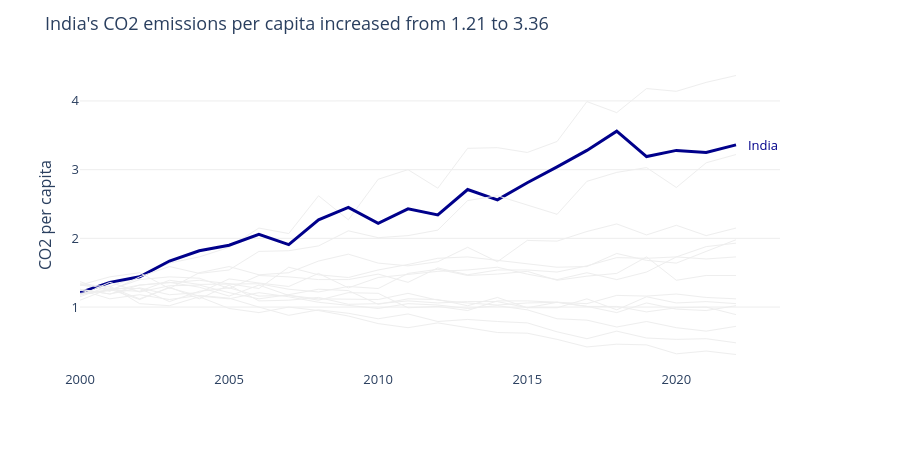

Notebook code for this chart:
### Markdown cell above
## Task 1 - A line chart showing CO2 per Capita for all countries in the dataset

**Requirements:**
- All countries shown (for context), but only **one highlighted in colour** — your choice which
- All other lines in grey (#EEEEEE), thinner
- Highlighted country/countries **labelled directly** at the end of its line (not in a legend)
- Insight title that names the highlighted country/countries and its story

### Code cell
# Task 1 
# YOUR CODE HERE
# Task 1: CO2 per capita for all countries

# Select country to highlight
highlight = 'India'

# Identify the per-capita column
per_capita_col = next(
    col for col in df.columns
    if 'capita' in col.lower()
)

# Highlight India and grey out all other countries
color_map = {
    country: 'darkblue' if country == highlight else '#EEEEEE'
    for country in df['Country'].unique()
}

# Create line chart
fig = px.line(
    df,
    x='Year',
    y=per_capita_col,
    color='Country',
    color_discrete_map=color_map,
    labels={
        'Year': '',
        per_capita_col: 'CO2 per capita'
    },
    template='plotly_white',
    height=450
)

# Remove legend and reduce visual clutter
fig.update_traces(
    line=dict(width=1),
    showlegend=False
)

# Make India's line more prominent
fig.update_traces(
    line=dict(width=3),
    selector=dict(name=highlight)
)

# Get India's first and last observations
india = df[df['Country'] == highlight].sort_values('Year')

first_value = india.iloc[0][per_capita_col]
last_value = india.iloc[-1][per_capita_col]

# Create an insight title from the data
direction = 'increased' if last_value > first_value else 'decreased'

fig.update_layout(
    title=(
        f"India's CO2 emissions per capita {direction} "
        f"from {first_value:.2f} to {last_value:.2f}"
    ),
    yaxis=dict(gridcolor='#EEEEEE'),
    xaxis=dict(showgrid=False),
    font=dict(size=13),
    margin=dict(r=120)
)

# Label India directly at the end of the line
fig.add_annotation(
    x=india.iloc[-1]['Year'],
    y=last_value,
    text='India',
    showarrow=False,
    xanchor='left',
    xshift=10,
    font=dict(
        color='darkblue',
        size=13
    )
)

fig.show()

### Figure 1 — Plotly figure (JSON) as saved in the notebook; plotly's stock layout.template omitted (floating-point values rounded to 4 significant figures)
{"data": [{"hovertemplate": "Country=United States<br>=%{x}<br>CO2 per capita=%{y}<extra></extra>", "legendgroup": "United States", "line": {"color": "#EEEEEE", "dash": "solid", "width": 1}, "marker": {"symbol": "circle"}, "mode": "lines", "name": "United States", "orientation": "v", "showlegend": false, "type": "scatter", "x": [2000, 2001, 2002, 2003, 2004, 2005, 2006, 2007, 2008, 2009, 2010, 2011, 2012, 2013, 2014, 2015, 2016, 2017, 2018, 2019, 2020, 2021, 2022], "xaxis": "x", "y": [1.32, 1.26, 1.11, 1.29, 1.12, 1.32, 1.09, 1.1, 1.14, 1.04, 1.05, 1.09, 1.06, 1.08, 1.08, 0.99, 1.07, 1.01, 0.92, 1.06, 0.97, 0.95, 1.02], "yaxis": "y"}, {"hovertemplate": "Country=China<br>=%{x}<br>CO2 per capita=%{y}<extra></extra>", "legendgroup": "China", "line": {"color": "#EEEEEE", "dash": "solid", "width": 1}, "marker": {"symbol": "circle"}, "mode": "lines", "name": "China", "orientation": "v", "showlegend": false, "type": "scatter", "x": [2000, 2001, 2002, 2003, 2004, 2005, 2006, 2007, 2008, 2009, 2010, 2011, 2012, 2013, 2014, 2015, 2016, 2017, 2018, 2019, 2020, 2021, 2022], "xaxis": "x", "y": [1.32, 1.3, 1.45, 1.64, 1.73, 1.87, 2.15, 2.07, 2.62, 2.27, 2.86, 3.0, 2.73, 3.31, 3.32, 3.25, 3.41, 3.99, 3.83, 4.18, 4.14, 4.27, 4.37], "yaxis": "y"}, {"hovertemplate": "Country=India<br>=%{x}<br>CO2 per capita=%{y}<extra></extra>", "legendgroup": "India", "line": {"color": "darkblue", "dash": "solid", "width": 3}, "marker": {"symbol": "circle"}, "mode": "lines", "name": "India", "orientation": "v", "showlegend": false, "type": "scatter", "x": [2000, 2001, 2002, 2003, 2004, 2005, 2006, 2007, 2008, 2009, 2010, 2011, 2012, 2013, 2014, 2015, 2016, 2017, 2018, 2019, 2020, 2021, 2022], "xaxis": "x", "y": [1.21, 1.36, 1.44, 1.67, 1.82, 1.9, 2.06, 1.91, 2.27, 2.45, 2.22, 2.43, 2.34, 2.71, 2.56, 2.81, 3.04, 3.28, 3.56, 3.19, 3.28, 3.25, 3.36], "yaxis": "y"}, {"hovertemplate": "Country=Germany<br>=%{x}<br>CO2 per capita=%{y}<extra></extra>", "legendgroup": "Germany", "line": {"color": "#EEEEEE", "dash": "solid", "width": 1}, "marker": {"symbol": "circle"}, "mode": "lines", "name": "Germany", "orientation": "v", "showlegend": false, "type": "scatter", "x": [2000, 2001, 2002, 2003, 2004, 2005, 2006, 2007, 2008, 2009, 2010, 2011, 2012, 2013, 2014, 2015, 2016, 2017, 2018, 2019, 2020, 2021, 2022], "xaxis": "x", "y": [1.25, 1.12, 1.18, 1.11, 1.17, 1.13, 1.0, 0.88, 0.96, 0.91, 0.83, 0.9, 0.79, 0.82, 0.79, 0.77, 0.64, 0.54, 0.65, 0.55, 0.53, 0.54, 0.48], "yaxis": "y"}, {"hovertemplate": "Country=United Kingdom<br>=%{x}<br>CO2 per capita=%{y}<extra></extra>", "legendgroup": "United Kingdom", "line": {"color": "#EEEEEE", "dash": "solid", "width": 1}, "marker": {"symbol": "circle"}, "mode": "lines", "name": "United Kingdom", "orientation": "v", "showlegend": false, "type": "scatter", "x": [2000, 2001, 2002, 2003, 2004, 2005, 2006, 2007, 2008, 2009, 2010, 2011, 2012, 2013, 2014, 2015, 2016, 2017, 2018, 2019, 2020, 2021, 2022], "xaxis": "x", "y": [1.15, 1.31, 1.05, 1.02, 1.15, 0.98, 0.92, 1.0, 0.95, 0.87, 0.76, 0.7, 0.77, 0.7, 0.63, 0.62, 0.53, 0.42, 0.46, 0.45, 0.32, 0.36, 0.31], "yaxis": "y"}, {"hovertemplate": "Country=France<br>=%{x}<br>CO2 per capita=%{y}<extra></extra>", "legendgroup": "France", "line": {"color": "#EEEEEE", "dash": "solid", "width": 1}, "marker": {"symbol": "circle"}, "mode": "lines", "name": "France", "orientation": "v", "showlegend": false, "type": "scatter", "x": [2000, 2001, 2002, 2003, 2004, 2005, 2006, 2007, 2008, 2009, 2010, 2011, 2012, 2013, 2014, 2015, 2016, 2017, 2018, 2019, 2020, 2021, 2022], "xaxis": "x", "y": [1.34, 1.29, 1.12, 1.28, 1.16, 1.12, 1.21, 1.15, 1.07, 1.02, 0.98, 1.05, 1.03, 0.98, 1.02, 0.96, 0.83, 0.81, 0.71, 0.79, 0.7, 0.65, 0.72], "yaxis": "y"}, {"hovertemplate": "Country=Brazil<br>=%{x}<br>CO2 per capita=%{y}<extra></extra>", "legendgroup": "Brazil", "line": {"color": "#EEEEEE", "dash": "solid", "width": 1}, "marker": {"symbol": "circle"}, "mode": "lines", "name": "Brazil", "orientation": "v", "showlegend": false, "type": "scatter", "x": [2000, 2001, 2002, 2003, 2004, 2005, 2006, 2007, 2008, 2009, 2010, 2011, 2012, 2013, 2014, 2015, 2016, 2017, 2018, 2019, 2020, 2021, 2022], "xaxis": "x", "y": [1.26, 1.19, 1.32, 1.36, 1.39, 1.34, 1.27, 1.58, 1.47, 1.43, 1.54, 1.62, 1.71, 1.73, 1.68, 1.63, 1.58, 1.59, 1.78, 1.68, 1.64, 1.81, 1.98], "yaxis": "y"}, {"hovertemplate": "Country=Japan<br>=%{x}<br>CO2 per capita=%{y}<extra></extra>", "legendgroup": "Japan", "line": {"color": "#EEEEEE", "dash": "solid", "width": 1}, "marker": {"symbol": "circle"}, "mode": "lines", "name": "Japan", "orientation": "v", "showlegend": false, "type": "scatter", "x": [2000, 2001, 2002, 2003, 2004, 2005, 2006, 2007, 2008, 2009, 2010, 2011, 2012, 2013, 2014, 2015, 2016, 2017, 2018, 2019, 2020, 2021, 2022], "xaxis": "x", "y": [1.1, 1.27, 1.27, 1.08, 1.23, 1.28, 1.16, 1.17, 1.1, 1.21, 1.2, 0.99, 1.01, 0.95, 1.09, 1.09, 1.07, 1.01, 1.01, 0.93, 0.99, 1.0, 0.89], "yaxis": "y"}, {"hovertemplate": "Country=Canada<br>=%{x}<br>CO2 per capita=%{y}<extra></extra>", "legendgroup": "Canada", "line": {"color": "#EEEEEE", "dash": "solid", "width": 1}, "marker": {"symbol": "circle"}, "mode": "lines", "name": "Canada", "orientation": "v", "showlegend": false, "type": "scatter", "x": [2000, 2001, 2002, 2003, 2004, 2005, 2006, 2007, 2008, 2009, 2010, 2011, 2012, 2013, 2014, 2015, 2016, 2017, 2018, 2019, 2020, 2021, 2022], "xaxis": "x", "y": [1.17, 1.36, 1.22, 1.31, 1.32, 1.21, 1.12, 1.18, 1.26, 1.24, 1.04, 1.12, 1.11, 1.02, 1.14, 0.99, 0.99, 1.12, 0.96, 1.15, 1.06, 1.08, 1.05], "yaxis": "y"}, {"hovertemplate": "Country=Australia<br>=%{x}<br>CO2 per capita=%{y}<extra></extra>", "legendgroup": "Australia", "line": {"color": "#EEEEEE", "dash": "solid", "width": 1}, "marker": {"symbol": "circle"}, "mode": "lines", "name": "Australia", "orientation": "v", "showlegend": false, "type": "scatter", "x": [2000, 2001, 2002, 2003, 2004, 2005, 2006, 2007, 2008, 2009, 2010, 2011, 2012, 2013, 2014, 2015, 2016, 2017, 2018, 2019, 2020, 2021, 2022], "xaxis": "x", "y": [1.26, 1.19, 1.28, 1.18, 1.21, 1.41, 1.35, 1.3, 1.49, 1.28, 1.43, 1.47, 1.52, 1.54, 1.58, 1.48, 1.4, 1.5, 1.4, 1.51, 1.73, 1.7, 1.73], "yaxis": "y"}, {"hovertemplate": "Country=South Korea<br>=%{x}<br>CO2 per capita=%{y}<extra></extra>", "legendgroup": "South Korea", "line": {"color": "#EEEEEE", "dash": "solid", "width": 1}, "marker": {"symbol": "circle"}, "mode": "lines", "name": "South Korea", "orientation": "v", "showlegend": false, "type": "scatter", "x": [2000, 2001, 2002, 2003, 2004, 2005, 2006, 2007, 2008, 2009, 2010, 2011, 2012, 2013, 2014, 2015, 2016, 2017, 2018, 2019, 2020, 2021, 2022], "xaxis": "x", "y": [1.32, 1.44, 1.5, 1.27, 1.5, 1.59, 1.47, 1.5, 1.67, 1.77, 1.64, 1.6, 1.66, 1.87, 1.66, 1.97, 1.96, 2.1, 2.21, 2.05, 2.19, 2.04, 2.15], "yaxis": "y"}, {"hovertemplate": "Country=Russia<br>=%{x}<br>CO2 per capita=%{y}<extra></extra>", "legendgroup": "Russia", "line": {"color": "#EEEEEE", "dash": "solid", "width": 1}, "marker": {"symbol": "circle"}, "mode": "lines", "name": "Russia", "orientation": "v", "showlegend": false, "type": "scatter", "x": [2000, 2001, 2002, 2003, 2004, 2005, 2006, 2007, 2008, 2009, 2010, 2011, 2012, 2013, 2014, 2015, 2016, 2017, 2018, 2019, 2020, 2021, 2022], "xaxis": "x", "y": [1.19, 1.24, 1.32, 1.36, 1.29, 1.16, 1.32, 1.17, 1.12, 1.11, 1.11, 1.2, 1.1, 1.06, 1.03, 1.06, 1.07, 1.05, 1.17, 1.16, 1.19, 1.14, 1.12], "yaxis": "y"}, {"hovertemplate": "Country=South Africa<br>=%{x}<br>CO2 per capita=%{y}<extra></extra>", "legendgroup": "South Africa", "line": {"color": "#EEEEEE", "dash": "solid", "width": 1}, "marker": {"symbol": "circle"}, "mode": "lines", "name": "South Africa", "orientation": "v", "showlegend": false, "type": "scatter", "x": [2000, 2001, 2002, 2003, 2004, 2005, 2006, 2007, 2008, 2009, 2010, 2011, 2012, 2013, 2014, 2015, 2016, 2017, 2018, 2019, 2020, 2021, 2022], "xaxis": "x", "y": [1.2, 1.25, 1.23, 1.39, 1.33, 1.34, 1.34, 1.26, 1.22, 1.3, 1.27, 1.49, 1.55, 1.46, 1.48, 1.52, 1.39, 1.45, 1.49, 1.73, 1.39, 1.46, 1.46], "yaxis": "y"}, {"hovertemplate": "Country=Mexico<br>=%{x}<br>CO2 per capita=%{y}<extra></extra>", "legendgroup": "Mexico", "line": {"color": "#EEEEEE", "dash": "solid", "width": 1}, "marker": {"symbol": "circle"}, "mode": "lines", "name": "Mexico", "orientation": "v", "showlegend": false, "type": "scatter", "x": [2000, 2001, 2002, 2003, 2004, 2005, 2006, 2007, 2008, 2009, 2010, 2011, 2012, 2013, 2014, 2015, 2016, 2017, 2018, 2019, 2020, 2021, 2022], "xaxis": "x", "y": [1.18, 1.25, 1.4, 1.44, 1.42, 1.27, 1.46, 1.44, 1.4, 1.4, 1.48, 1.36, 1.57, 1.47, 1.54, 1.54, 1.51, 1.6, 1.72, 1.71, 1.73, 1.88, 1.93], "yaxis": "y"}, {"hovertemplate": "Country=Indonesia<br>=%{x}<br>CO2 per capita=%{y}<extra></extra>", "legendgroup": "Indonesia", "line": {"color": "#EEEEEE", "dash": "solid", "width": 1}, "marker": {"symbol": "circle"}, "mode": "lines", "name": "Indonesia", "orientation": "v", "showlegend": false, "type": "scatter", "x": [2000, 2001, 2002, 2003, 2004, 2005, 2006, 2007, 2008, 2009, 2010, 2011, 2012, 2013, 2014, 2015, 2016, 2017, 2018, 2019, 2020, 2021, 2022], "xaxis": "x", "y": [1.37, 1.23, 1.44, 1.59, 1.49, 1.54, 1.81, 1.82, 1.89, 2.11, 2.01, 2.04, 2.12, 2.55, 2.62, 2.49, 2.35, 2.83, 2.96, 3.03, 2.74, 3.1, 3.22], "yaxis": "y"}], "layout": {"annotations": [{"font": {"color": "darkblue", "size": 13}, "showarrow": false, "text": "India", "x": 2022, "xanchor": "left", "xshift": 10, "y": 3.36}], "font": {"size": 13}, "height": 450, "legend": {"title": {"text": "Country"}, "tracegroupgap": 0}, "margin": {"r": 120, "t": 60}, "title": {"text": "India's CO2 emissions per capita increased from 1.21 to 3.36"}, "xaxis": {"anchor": "y", "domain": [0, 1], "showgrid": false, "title": {"text": ""}}, "yaxis": {"anchor": "x", "domain": [0, 1], "gridcolor": "#EEEEEE", "title": {"text": "CO2 per capita"}}}}
